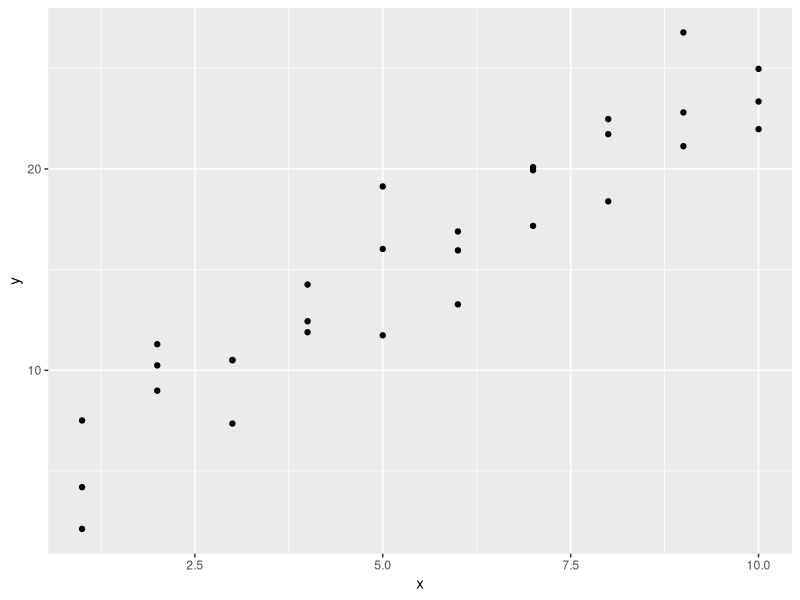
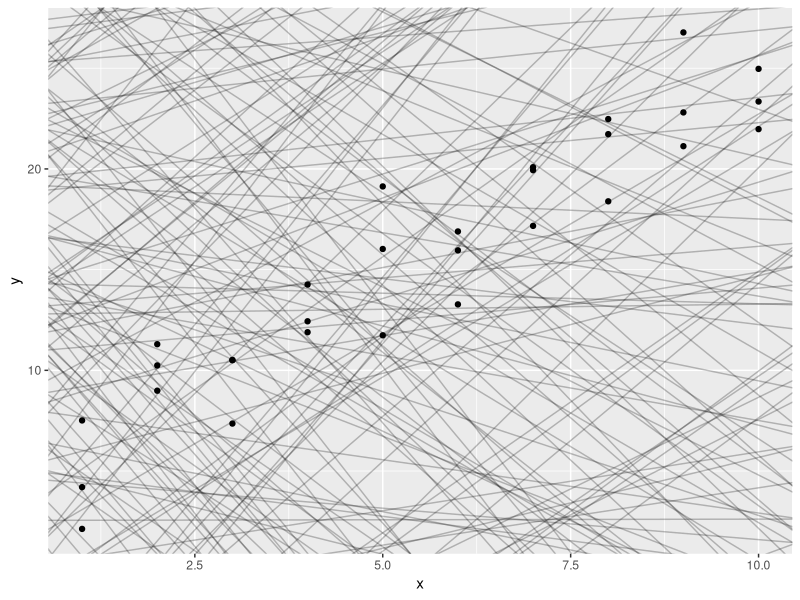
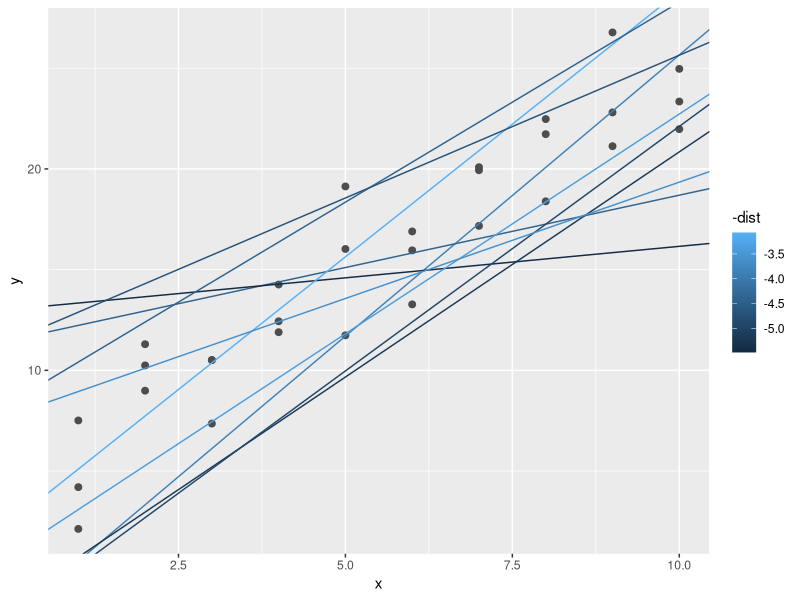
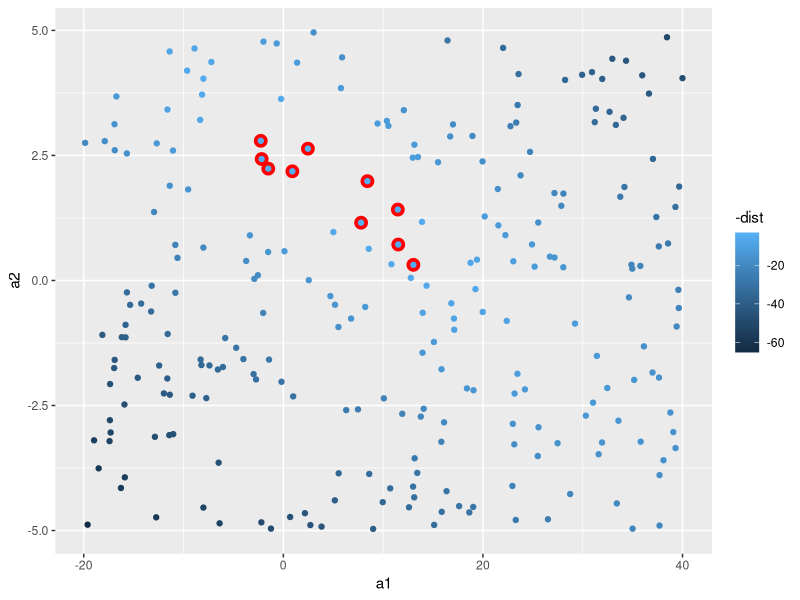
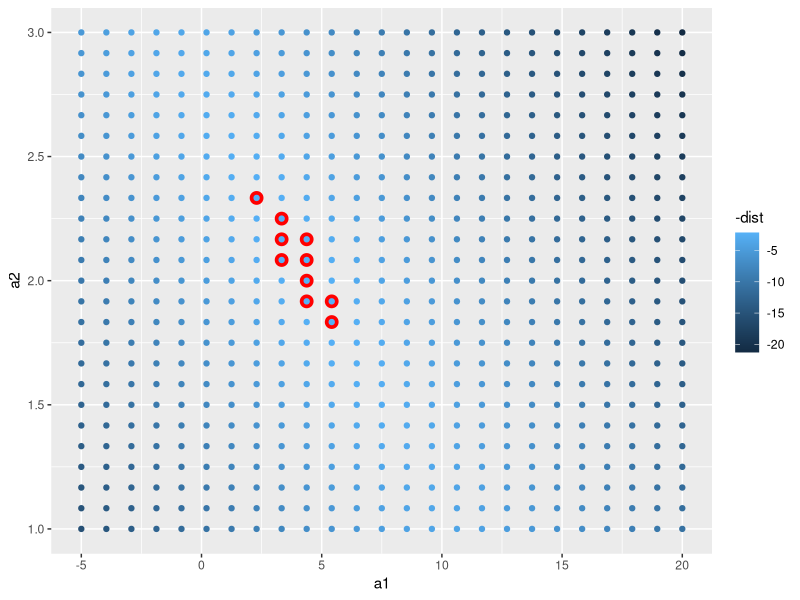
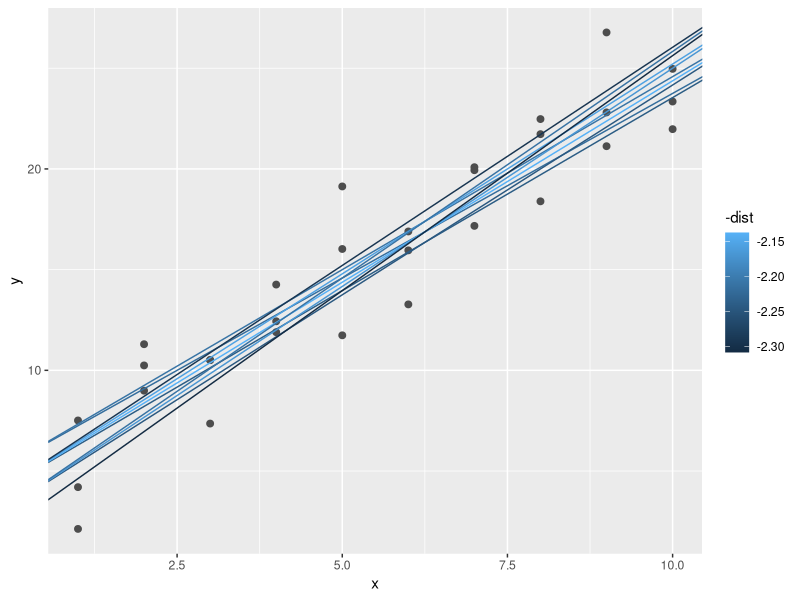
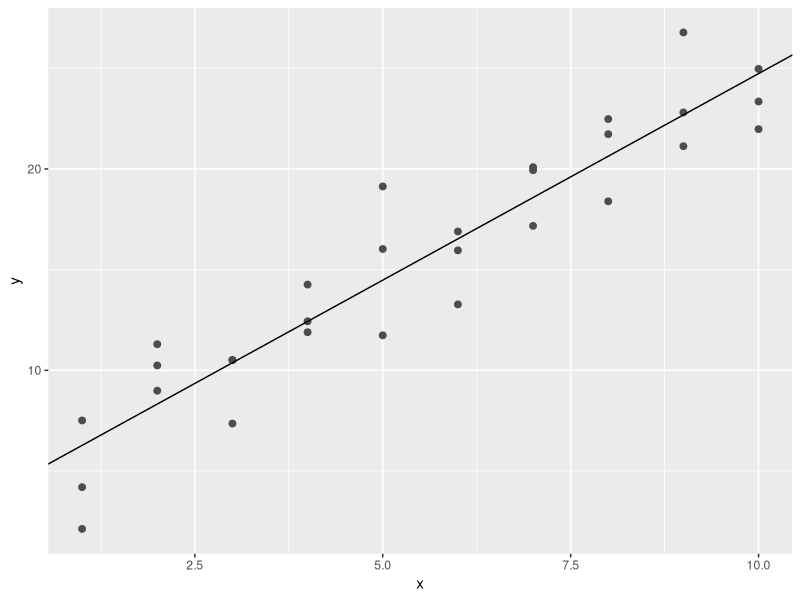
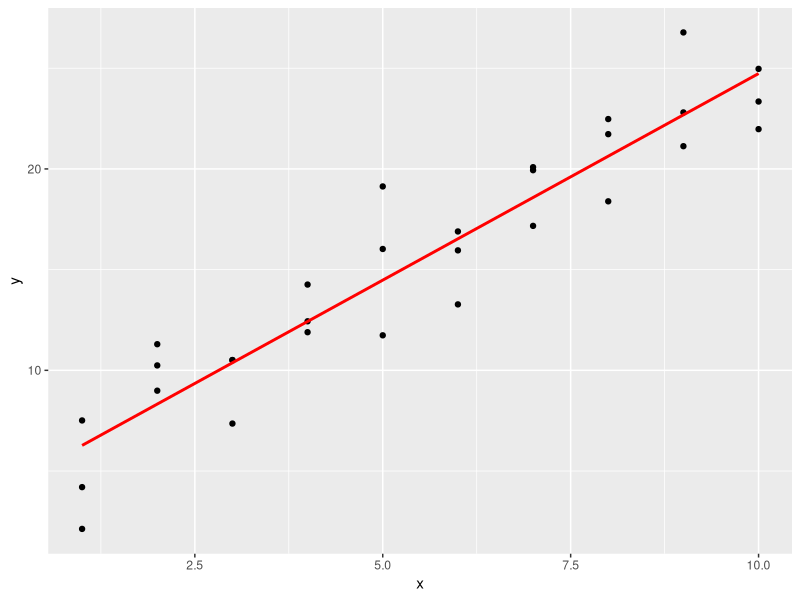

Source code (R) for these figures, in order: (Note: this script raises an error after producing the figures.)
library(tidyverse)

library(modelr)
options(na.action = na.warn)
ggplot(sim1, aes(x, y)) + 
  geom_point()

models <- tibble(
  a1 = runif(250, -20, 40),
  a2 = runif(250, -5, 5)
)

ggplot(sim1, aes(x, y)) + 
  geom_abline(aes(intercept = a1, slope = a2), data = models, alpha = 1/4) +
  geom_point() 
model1 <- function(a, data) {
  a[1] + data$x * a[2]
}
model1(c(7, 1.5), sim1)

measure_distance <- function(mod, data) {
  diff <- data$y - model1(mod, data)
  sqrt(mean(diff ^ 2))
}
measure_distance(c(7, 1.5), sim1)
sim1_dist <- function(a1, a2) {
  measure_distance(c(a1, a2), sim1)
}
models <- models %>% 
  mutate(dist = purrr::map2_dbl(a1, a2, sim1_dist))
models
ggplot(sim1, aes(x, y)) + 
  geom_point(size = 2, colour = "grey30") + 
  geom_abline(
    aes(intercept = a1, slope = a2, colour = -dist), 
    data = filter(models, rank(dist) <= 10)
  )
ggplot(models, aes(a1, a2)) +
  geom_point(data = filter(models, rank(dist) <= 10), size = 4, colour = "red") +
  geom_point(aes(colour = -dist))
grid <- expand.grid(
  a1 = seq(-5, 20, length = 25),
  a2 = seq(1, 3, length = 25)
) %>% 
  mutate(dist = purrr::map2_dbl(a1, a2, sim1_dist))

grid %>% 
  ggplot(aes(a1, a2)) +
  geom_point(data = filter(grid, rank(dist) <= 10), size = 4, colour = "red") +
  geom_point(aes(colour = -dist))

ggplot(sim1, aes(x, y)) + 
  geom_point(size = 2, colour = "grey30") + 
  geom_abline(
    aes(intercept = a1, slope = a2, colour = -dist), 
    data = filter(grid, rank(dist) <= 10)
  )

best <- optim(c(0, 0), measure_distance, data = sim1)
best$par

ggplot(sim1, aes(x, y)) + 
  geom_point(size = 2, colour = "grey30") + 
  geom_abline(intercept = best$par[1], slope = best$par[2])

sim1_mod <- lm(y ~ x, data = sim1)
coef(sim1_mod)
sim1a <- tibble(
  x = rep(1:10, each = 3),
  y = x * 1.5 + 6 + rt(length(x), df = 2)
)
measure_distance <- function(mod, data) {
  diff <- data$y - model1(mod, data)
  mean(abs(diff))
}
model1 <- function(a, data) {
  a[1] + data$x * a[2] + a[3]
}

grid <- sim1 %>% 
  data_grid(x) 
grid
grid <- grid %>% 
  add_predictions(sim1_mod) 
grid
ggplot(sim1, aes(x)) +
  geom_point(aes(y = y)) +
  geom_line(aes(y = pred), data = grid, colour = "red", size = 1)
sim1 <- sim1 %>% 
  add_residuals(sim1_mod)
sim1
ggplot(sim1, aes(resid)) + 
  geom_freqpoly(binwidth = 0.5)
ggplot(sim1, aes(x, resid)) + 
  geom_ref_line(h = 0) +
  geom_point() 
df <- tribble(
  ~y, ~x1, ~x2,
  4, 2, 5,
  5, 1, 6
)
model_matrix(df, y ~ x1)
model_matrix(df, y ~ x1 - 1)
model_matrix(df, y ~ x1 + x2)
df <- tribble(
  ~ sex, ~ response,
  "male", 1,
  "female", 2,
  "male", 1
)
model_matrix(df, response ~ sex)
ggplot(sim2) + 
  geom_point(aes(x, y))

mod2 <- lm(y ~ x, data = sim2)
grid <- sim2 %>% 
  data_grid(x) %>% 
  add_predictions(mod2)
grid
ggplot(sim2, aes(x)) + 
  geom_point(aes(y = y)) +
  geom_point(data = grid, aes(y = pred), colour = "red", size = 4)
tibble(x = "e") %>% 
  add_predictions(mod2)
ggplot(sim3, aes(x1, y)) + 
  geom_point(aes(colour = x2))
mod1 <- lm(y ~ x1 + x2, data = sim3)
mod2 <- lm(y ~ x1 * x2, data = sim3)
grid <- sim3 %>% 
  data_grid(x1, x2) %>% 
  gather_predictions(mod1, mod2)
grid
ggplot(sim3, aes(x1, y, colour = x2)) + 
  geom_point() + 
  geom_line(data = grid, aes(y = pred)) + 
  facet_wrap(~ model)

sim3 <- sim3 %>% 
  gather_residuals(mod1, mod2)
ggplot(sim3, aes(x1, resid, colour = x2)) + 
  geom_point() + 
  facet_grid(model ~ x2)
mod1 <- lm(y ~ x1 + x2, data = sim4)
mod2 <- lm(y ~ x1 * x2, data = sim4)

grid <- sim4 %>% 
  data_grid(
    x1 = seq_range(x1, 5), 
    x2 = seq_range(x2, 5) 
  ) %>% 
  gather_predictions(mod1, mod2)
grid
seq_range(c(0.0123, 0.923423), n = 5)
seq_range(c(0.0123, 0.923423), n = 5, pretty = TRUE)
x1 <- rcauchy(100)
seq_range(x1, n = 5)
seq_range(x1, n = 5, trim = 0.10)
seq_range(x1, n = 5, trim = 0.25)
seq_range(x1, n = 5, trim = 0.50)
x2 <- c(0, 1)
seq_range(x2, n = 5)
seq_range(x2, n = 5, expand = 0.10)
seq_range(x2, n = 5, expand = 0.25)
seq_range(x2, n = 5, expand = 0.50)
ggplot(grid, aes(x1, x2)) + 
  geom_tile(aes(fill = pred)) + 
  facet_wrap(~ model)

ggplot(grid, aes(x1, pred, colour = x2, group = x2)) + 
  geom_line() +
  facet_wrap(~ model)
ggplot(grid, aes(x2, pred, colour = x1, group = x1)) + 
  geom_line() +
  facet_wrap(~ model)
df <- tribble(
  ~y, ~x,
  1,  1,
  2,  2, 
  3,  3
)
model_matrix(df, y ~ x^2 + x)
model_matrix(df, y ~ I(x^2) + x)
model_matrix(df, y ~ poly(x, 2))
library(splines)
model_matrix(df, y ~ ns(x, 2))
sim5 <- tibble(
  x = seq(0, 3.5 * pi, length = 50),
  y = 4 * sin(x) + rnorm(length(x))
)
ggplot(sim5, aes(x, y)) +
  geom_point()
mod1 <- lm(y ~ ns(x, 1), data = sim5)
mod2 <- lm(y ~ ns(x, 2), data = sim5)
mod3 <- lm(y ~ ns(x, 3), data = sim5)
mod4 <- lm(y ~ ns(x, 4), data = sim5)
mod5 <- lm(y ~ ns(x, 5), data = sim5)

grid <- sim5 %>% 
  data_grid(x = seq_range(x, n = 50, expand = 0.1)) %>% 
  gather_predictions(mod1, mod2, mod3, mod4, mod5, .pred = "y")

ggplot(sim5, aes(x, y)) + 
  geom_point() +
  geom_line(data = grid, colour = "red") +
  facet_wrap(~ model)
df <- tribble(
  ~x, ~y,
  1, 2.2,
  2, NA,
  3, 3.5,
  4, 8.3,
  NA, 10
)

mod <- lm(y ~ x, data = df)
mod <- lm(y ~ x, data = df, na.action = na.exclude)
nobs(mod)
